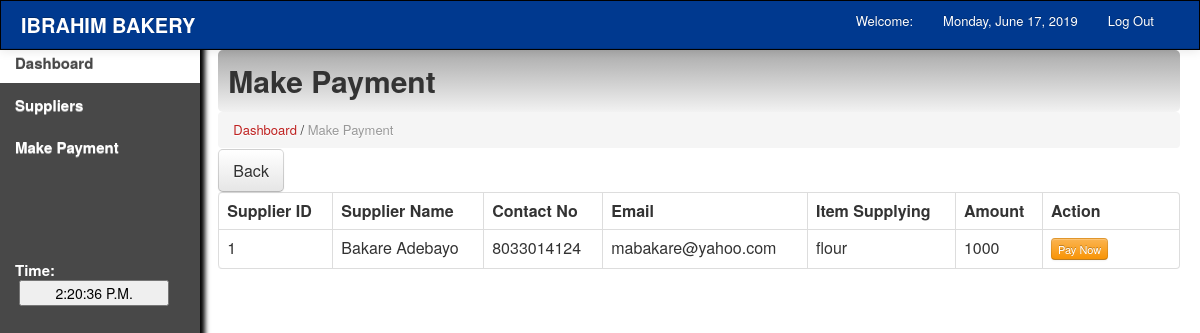
The app's page /payment.php with its own data.
### tables this page shows
CREATE TABLE `supplier` (
  `supplier_id` int(11) NOT NULL,
  `supplier_name` varchar(100) NOT NULL,
  `supplier_contact` bigint(20) NOT NULL,
  `supplier_email` varchar(200) NOT NULL,
  `supply` varchar(50) NOT NULL,
  `delivery_status` varchar(15) NOT NULL,
  `Amount` int(11) NOT NULL
);

### payment.php (the view, shortened to what this page needs)
<html>
<head>
 <link href="main/css/bootstrap.css" rel="stylesheet">
    <link rel="stylesheet" type="text/css" href="main/css/DT_bootstrap.css">
  <link rel="stylesheet" href="main/css/font-awesome.min.css">
    <link href="main/css/bootstrap-responsive.css" rel="stylesheet">
<link href="main/style.css" media="screen" rel="stylesheet" type="text/css" />
<link href="main/src/facebox.css" media="screen" rel="stylesheet" type="text/css" />
</head>
<body>
<?php include('navfixed.php');?>
<div class="container-fluid">
      <div class="row-fluid">
	<div class="span2">
          <div class="well sidebar-nav">
              <ul class="nav nav-list">
   <li class="active"><a href="#">Dashboard </a></li>
			<li><a href="supplier.php"> Suppliers</a></li>
			<li><a href="payment.php" > Make Payment</a></li>
            <br><br><br><br><br>
			<li>
			<div class="hero-unit-clock">
			<form name="clock">
			<font color="white">Time: <br></font>&nbsp;<input style="width:150px;" type="submit" class="trans" name="face" value="">
			</form>
			  </div>
			</li>
				</ul>
          </div>
        </div>
	<div class="span10">
	<div class="contentheader">
			Make Payment
			</div>
			<ul class="breadcrumb">
			<li><a href="home.php">Dashboard</a></li> /
			<li class="active">Make Payment</li>
			</ul>
<div style="margin-top: -19px; margin-bottom: 21px;">
<a  href="home.php"><button class="btn btn-default btn-large" style="float: left;"> Back</button></a>
<table class="table table-bordered" id="resultTable" data-responsive="table" style="text-align: left;">
	<thead>
		<tr>
			<th> Supplier ID</th>
			<th> Supplier Name </th>
			<th> Contact No</th>
			<th> Email</th>
			<th> Item Supplying</th>
            <th> Amount</th>
			<th width="120"> Action </th>
		</tr>
	</thead>
	<tbody>
			<?php
				include('config.php');
				$qry = "SELECT * FROM supplier WHERE delivery_status = 'Delivered' ORDER BY supplier_id DESC";
				$result = mysqli_query($conn, $qry);
				for($i=0; $row = mysqli_fetch_assoc($result); $i++){
			?>
			<tr class="record">
			<td><?php echo $row['supplier_id']; ?></td>
			<td><?php echo $row['supplier_name']; ?></td>
			<td><?php echo $row['supplier_contact']; ?></td>
			<td><?php echo $row['supplier_email']; ?></td>
            <td><?php echo $row['supply']; ?></td>
            <td><?php echo $row['Amount']; ?></td>
			<td><a rel="facebox" href="makepayment.php?id=<?php echo $row['supplier_id']; ?>"><button class="btn btn-warning btn-mini">Pay Now </button></a>
			</tr>
			<?php
				}
			?>
	</tbody>
</table>
</div>
</div>
</div>
</body>
</html>

### payment.php (style rules this page uses)
body { padding-top: 60px; padding-bottom: 40px; }
.sidebar-nav { padding: 9px 0; }

### records on screen
supplier: supplier_id "1", supplier_name "Bakare Adebayo", supplier_contact "8033014124", supplier_email "mabakare@yahoo.com", supply "flour", Amount "1000"
